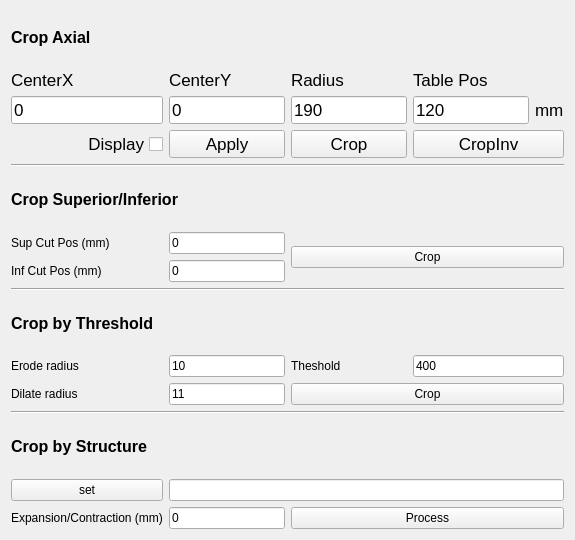
        <widget class="QWidget" name="page_4">
         <property name="geometry">
          <rect>
           <x>0</x>
           <y>0</y>
           <width>575</width>
           <height>540</height>
          </rect>
         </property>
         <attribute name="label">
          <string>Cropping Tools</string>
         </attribute>
         <layout class="QGridLayout" name="gridLayout_3">
          <item row="5" column="2">
           <widget class="QPushButton" name="pushButton_PostDoNow">
            <property name="font">
             <font>
              <pointsize>13</pointsize>
             </font>
            </property>
            <property name="text">
             <string>Crop</string>
            </property>
           </widget>
          </item>
          <item row="5" column="1">
           <widget class="QPushButton" name="pushButton_PostApplyParam">
            <property name="font">
             <font>
              <pointsize>13</pointsize>
             </font>
            </property>
            <property name="text">
             <string>Apply</string>
            </property>
           </widget>
          </item>
          <item row="5" column="3" colspan="2">
           <widget class="QPushButton" name="pushButton_PostDoInv">
            <property name="font">
             <font>
              <pointsize>13</pointsize>
             </font>
            </property>
            <property name="text">
             <string>CropInv</string>
            </property>
           </widget>
          </item>
          <item row="3" column="0">
           <widget class="QLabel" name="label_52">
            <property name="maximumSize">
             <size>
              <width>16777215</width>
              <height>16777215</height>
             </size>
            </property>
            <property name="font">
             <font>
              <pointsize>13</pointsize>
             </font>
            </property>
            <property name="text">
             <string>CenterX</string>
            </property>
           </widget>
          </item>
          <item row="15" column="0">
           <widget class="QLabel" name="label_70">
            <property name="text">
             <string>Dilate radius</string>
            </property>
           </widget>
          </item>
          <item row="10" column="1">
           <widget class="QLineEdit" name="lineEdit_SupCutPos">
            <property name="text">
             <string>0</string>
            </property>
           </widget>
          </item>
          <item row="15" column="2" colspan="3">
           <widget class="QPushButton" name="pushButton_CropSkinUsingThreshold">
            <property name="text">
             <string>Crop</string>
            </property>
           </widget>
          </item>
          <item row="14" column="3" colspan="2">
           <widget class="QLineEdit" name="lineEdit_Threshold">
            <property name="text">
             <string>400</string>
            </property>
           </widget>
          </item>
          <item row="14" column="2">
           <widget class="QLabel" name="label_71">
            <property name="text">
             <string>Theshold</string>
            </property>
           </widget>
          </item>
          <item row="14" column="0">
           <widget class="QLabel" name="label_69">
            <property name="text">
             <string>Erode radius</string>
            </property>
           </widget>
          </item>
          <item row="11" column="1">
           <widget class="QLineEdit" name="lineEdit_InfCutPos">
            <property name="text">
             <string>0</string>
            </property>
           </widget>
          </item>
          <item row="4" column="1">
           <widget class="QLineEdit" name="lineEdit_PostFOV_Y">
            <property name="font">
             <font>
              <pointsize>13</pointsize>
             </font>
            </property>
            <property name="text">
             <string>0</string>
            </property>
           </widget>
          </item>
          <item row="4" column="3">
           <widget class="QLineEdit" name="lineEdit_PostTablePosY">
            <property name="font">
             <font>
              <pointsize>13</pointsize>
             </font>
            </property>
            <property name="text">
             <string>120</string>
            </property>
           </widget>
          </item>
          <item row="3" column="3" colspan="2">
           <widget class="QLabel" name="label_47">
            <property name="maximumSize">
             <size>
              <width>16777215</width>
              <height>20</height>
             </size>
            </property>
            <property name="font">
             <font>
              <pointsize>13</pointsize>
             </font>
            </property>
            <property name="text">
             <string>Table Pos</string>
            </property>
           </widget>
          </item>
          <item row="4" column="2">
           <widget class="QLineEdit" name="lineEdit_PostFOV_R">
            <property name="font">
             <font>
              <pointsize>13</pointsize>
             </font>
            </property>
            <property name="text">
             <string>190</string>
            </property>
           </widget>
          </item>
          <item row="3" column="2">
           <widget class="QLabel" name="label_44">
            <property name="maximumSize">
             <size>
              <width>16777215</width>
              <height>20</height>
             </size>
            </property>
            <property name="font">
             <font>
              <pointsize>13</pointsize>
             </font>
            </property>
            <property name="text">
             <string>Radius</string>
            </property>
           </widget>
          </item>
          <item row="12" column="0" colspan="5">
           <widget class="Line" name="line_2">
            <property name="orientation">
             <enum>Qt::Horizontal</enum>
            </property>
           </widget>
          </item>
          <item row="8" column="0" colspan="5">
           <widget class="Line" name="line">
            <property name="orientation">
             <enum>Qt::Horizontal</enum>
            </property>
           </widget>
          </item>
          <item row="14" column="1">
           <widget class="QLineEdit" name="lineEdit_ErodeRadius">
            <property name="text">
             <string>10</string>
            </property>
           </widget>
          </item>
          <item row="5" column="0">
           <widget class="QCheckBox" name="checkBox_PostDispObjOn">
            <property name="enabled">
             <bool>true</bool>
            </property>
            <property name="minimumSize">
             <size>
              <width>64</width>
              <height>0</height>
             </size>
            </property>
            <property name="font">
             <font>
              <pointsize>13</pointsize>
             </font>
            </property>
            <property name="layoutDirection">
             <enum>Qt::RightToLeft</enum>
            </property>
            <property name="text">
             <string>Display</string>
            </property>
            <property name="checked">
             <bool>false</bool>
            </property>
           </widget>
          </item>
          <item row="11" column="0">
           <widget class="QLabel" name="label_68">
            <property name="text">
             <string>Inf Cut Pos (mm)</string>
            </property>
           </widget>
          </item>
          <item row="4" column="4">
           <widget class="QLabel" name="label_48">
            <property name="font">
             <font>
              <pointsize>13</pointsize>
             </font>
            </property>
            <property name="text">
             <string>mm</string>
            </property>
           </widget>
          </item>
          <item row="4" column="0">
           <widget class="QLineEdit" name="lineEdit_PostFOV_X">
            <property name="font">
             <font>
              <pointsize>13</pointsize>
             </font>
            </property>
            <property name="text">
             <string>0</string>
            </property>
           </widget>
          </item>
          <item row="3" column="1">
           <widget class="QLabel" name="label_46">
            <property name="maximumSize">
             <size>
              <width>16777215</width>
              <height>20</height>
             </size>
            </property>
            <property name="font">
             <font>
              <pointsize>13</pointsize>
             </font>
            </property>
            <property name="text">
             <string>CenterY</string>
            </property>
           </widget>
          </item>
          <item row="10" column="0">
           <widget class="QLabel" name="label_45">
            <property name="text">
             <string>Sup Cut Pos (mm)</string>
            </property>
           </widget>
          </item>
          <item row="15" column="1">
           <widget class="QLineEdit" name="lineEdit_DilateRadius">
            <property name="text">
             <string>11</string>
            </property>
           </widget>
          </item>
          <item row="18" column="0">
           <widget class="QPushButton" name="pushButton_SetCBCTSkinRS">
            <property name="text">
             <string>set</string>
            </property>
           </widget>
          </item>
          <item row="16" column="0" colspan="5">
           <widget class="Line" name="line_3">
            <property name="orientation">
             <enum>Qt::Horizontal</enum>
            </property>
           </widget>
          </item>
          <item row="19" column="0">
           <widget class="QLabel" name="label_43">
            <property name="text">
             <string>Expansion/Contraction (mm)</string>
            </property>
           </widget>
          </item>
          <item row="18" column="1" colspan="4">
           <widget class="QLineEdit" name="lineEdit_PathCBCTSkinPath">
            <property name="text">
             <string/>
            </property>
           </widget>
          </item>
          <item row="19" column="2" colspan="3">
           <widget class="QPushButton" name="pushButton_CropSkinRS">
            <property name="text">
             <string>Process</string>
            </property>
           </widget>
          </item>
          <item row="19" column="1">
           <widget class="QLineEdit" name="lineEdit_SkinMargin">
            <property name="text">
             <string>0</string>
            </property>
           </widget>
          </item>
          <item row="10" column="2" rowspan="2" colspan="3">
           <widget class="QPushButton" name="pushButton_CropSupInf">
            <property name="text">
             <string>Crop</string>
            </property>
           </widget>
          </item>
          <item row="9" column="0" colspan="2">
           <widget class="QLabel" name="label_35">
            <property name="font">
             <font>
              <pointsize>12</pointsize>
              <weight>75</weight>
              <bold>true</bold>
             </font>
            </property>
            <property name="text">
             <string>Crop Superior/Inferior</string>
            </property>
           </widget>
          </item>
          <item row="13" column="0" colspan="2">
           <widget class="QLabel" name="label_75">
            <property name="font">
             <font>
              <pointsize>12</pointsize>
              <weight>75</weight>
              <bold>true</bold>
             </font>
            </property>
            <property name="text">
             <string>Crop by Threshold</string>
            </property>
           </widget>
          </item>
          <item row="17" column="0" colspan="2">
           <widget class="QLabel" name="label_76">
            <property name="font">
             <font>
              <pointsize>12</pointsize>
              <weight>75</weight>
              <bold>true</bold>
             </font>
            </property>
            <property name="text">
             <string>Crop by Structure</string>
            </property>
           </widget>
          </item>
          <item row="0" column="0" colspan="2">
           <widget class="QLabel" name="label_15">
            <property name="font">
             <font>
              <pointsize>12</pointsize>
              <weight>75</weight>
              <bold>true</bold>
             </font>
            </property>
            <property name="text">
             <string>Crop Axial</string>
            </property>
           </widget>
          </item>
         </layout>
        </widget>
